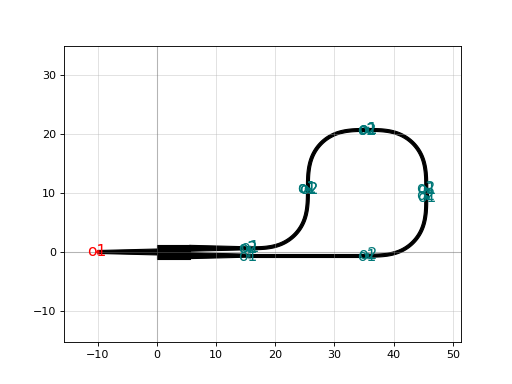

Recreate this plot in Python.
import gdsfactory as gf

c = gf.components.loop_mirror()
c.plot()
